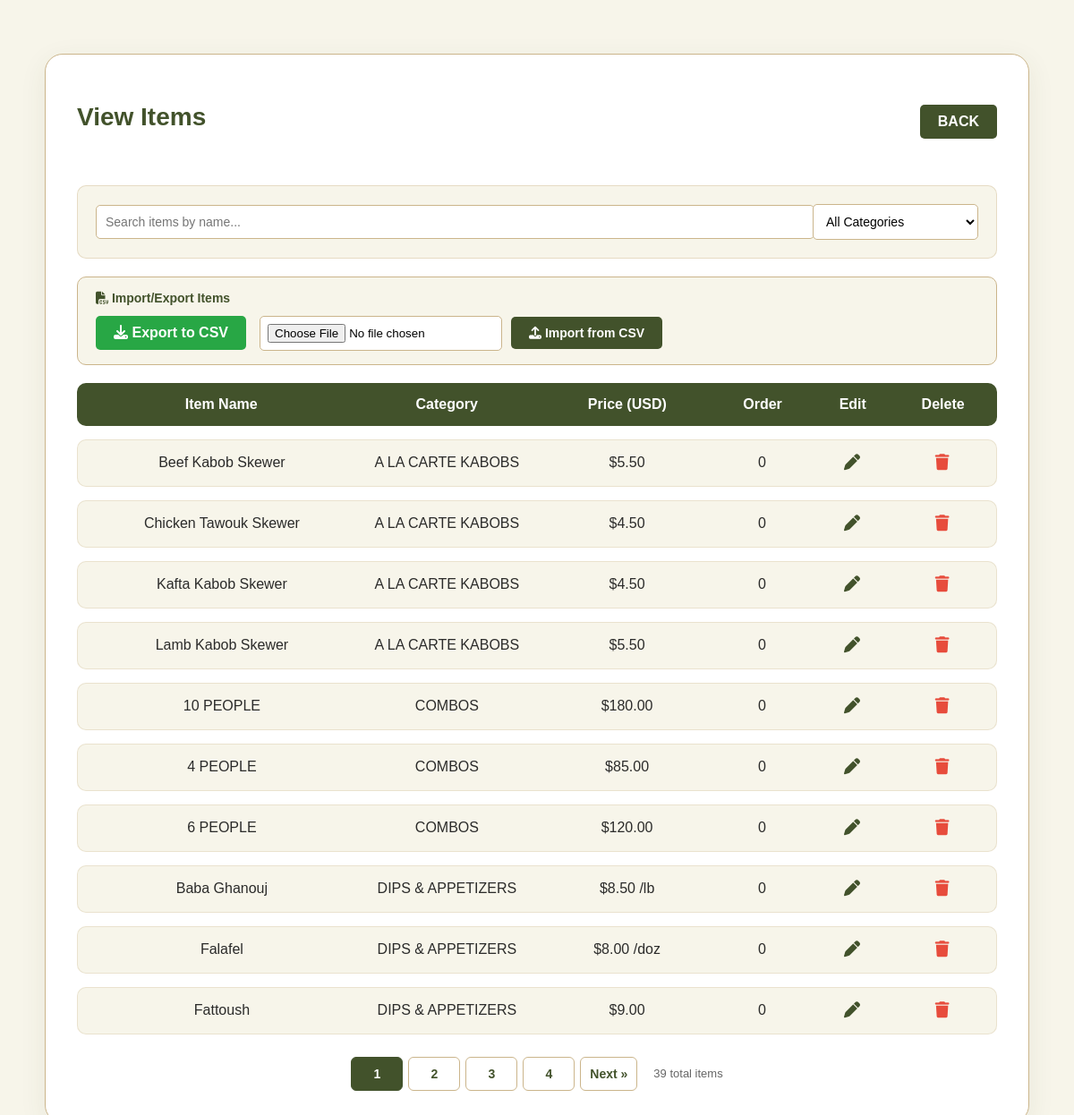
/admin/viewItems (signed in), run on the app's committed database.
### tables this page shows
CREATE TABLE `items` (
  `item_id` int(11) NOT NULL,
  `item_name` text NOT NULL,
  `item_category` text NOT NULL,
  `Ingredients` text NOT NULL,
  `item_pic` text NOT NULL,
  `Order` int(11) NOT NULL DEFAULT 0,
  `item_priceusd` double NOT NULL,
  `price_suffix` varchar(20) DEFAULT ''
);

### admin/viewItems.php (the view, shortened to what this page needs)
<?php
include "../includes/connection.php";
$search = isset($_GET['search']) ? trim($_GET['search']) : '';
$page = isset($_GET['page']) ? max(1, (int)$_GET['page']) : 1;
$perPage = 10;
$where = "";
$params = [];
$types = "";
$countSql = "SELECT COUNT(*) AS total FROM items WHERE 1=1" . $where;
$countStmt = $conn->prepare($countSql);
$countStmt->execute();
$countResult = $countStmt->get_result();
$totalItems = (int)$countResult->fetch_assoc()['total'];
$totalPages = max(1, (int)ceil($totalItems / $perPage));
$offset = ($page - 1) * $perPage;
$sql = "SELECT * FROM items WHERE 1=1" . $where . " ORDER BY `Order` ASC, item_category, item_name LIMIT ? OFFSET ?";
$params[] = $perPage;
$params[] = $offset;
$types .= "ii";
$stmt = $conn->prepare($sql);
if (!empty($params)) {
    $stmt->bind_param($types, ...$params);
}
$stmt->execute();
$result = $stmt->get_result();
$itemRows = [];
while ($row = $result->fetch_assoc()) {
    $itemRows[] = $row;
}
?>
<!DOCTYPE html>
<html lang="en">
<head>
    <link rel="stylesheet" href="../assets/css/view.css?v=1.1" />
    <link rel="stylesheet" href="https://cdnjs.cloudflare.com/ajax/libs/font-awesome/6.5.0/css/all.min.css" />
    <link rel="stylesheet" href="../assets/css/admin-shared.css?v=1.1">
</head>
<body>
    <div class="dashboard-container">
        <div style="display: flex; justify-content: space-between; align-items: center; margin-bottom: 30px;">
            <h1>View Items</h1>
            <a href="dashboard" class="back-btn">BACK</a>
        </div>
        <div class="controls">
            <form method="GET" class="search-box">
                <input type="text" name="search" placeholder="Search items by name..." value="<?php echo htmlspecialchars($search); ?>">
            </form>
            <div class="category-filter">
                <select name="category" onchange="filterByCategory(this.value)">
                    <option value="">All Categories</option>
                </select>
            </div>
        </div>
        <div class="import-export-section">
            <h3><i class="fas fa-file-csv"></i> Import/Export Items</h3>
            <div class="import-export-buttons">
                <a href="exportItems" class="export-btn"><i class="fas fa-download"></i> Export to CSV</a>
                <form action="importItems" method="POST" enctype="multipart/form-data" class="import-form">
                    <input type="file" name="csv_file" id="csv_file" accept=".csv,text/csv" required>
                    <button type="submit" name="import" class="import-btn"><i class="fas fa-upload"></i> Import from CSV</button>
                </form>
            </div>
        </div>
        <?php if (count($itemRows) > 0): ?>
            <div class="item-list">
                <div class="item-row item-header">
                    <span>Item Name</span>
                    <span>Category</span>
                    <span>Price (USD)</span>
                    <span>Order</span>
                    <span>Edit</span>
                    <span>Delete</span>
                </div>
                <?php foreach ($itemRows as $row): ?>
                    <?php
                    $usd_price = $row["item_priceusd"] > 0 ? "$" . number_format($row["item_priceusd"], 2) : "-";
                    if (!empty($row['price_suffix'])) {
                        $usd_price .= " " . $row['price_suffix'];
                    }
                    ?>
                    <div class='item-row' data-usd-price="<?php echo htmlspecialchars($usd_price); ?>">
                        <span><?php echo htmlspecialchars($row["item_name"]); ?></span>
                        <span><?php echo htmlspecialchars($row["item_category"]); ?></span>
                        <span><?php echo $usd_price; ?></span>
                        <span><?php echo (int)$row["Order"]; ?></span>
                        <span><a href='editItem?item=<?php echo urlencode($row["item_name"]); ?>&category=<?php echo urlencode($row["item_category"]); ?>'><i class='fas fa-pen'></i></a></span>
                        <span>
                            <form method='POST' action='deleteItem' style='display:inline;' onsubmit='return confirm("Are you sure?");'>
                                <button type='submit' style='background:none;border:none;padding:0;cursor:pointer;'><i class='fas fa-trash'></i></button>
                            </form>
                        </span>
                    </div>
                <?php endforeach; ?>
            </div>
            <div class="pagination">
                <?php
                $queryParams = [];
                for ($i = 1; $i <= $totalPages; $i++):
                    $queryParams['page'] = $i;
                    $active = $i === $page ? ' class="page-link active"' : ' class="page-link"';
                    echo '<a href="viewItems?' . http_build_query($queryParams) . '"' . $active . '>' . $i . '</a>';
                endfor;
                if ($page < $totalPages):
                    $queryParams['page'] = $page + 1;
                    echo '<a href="viewItems?' . http_build_query($queryParams) . '" class="page-link">Next &raquo;</a>';
                endif;
                ?>
                <span class="page-info"><?php echo $totalItems; ?> total items</span>
            </div>
        <?php else: ?>
            <div class='alert alert-info' style='text-align:center; padding: 20px;'>No items found.</div>
        <?php endif; ?>
    </div>
</body>
</html>

### assets/css/view.css (style rules this page uses)
body { margin: 0; font-family: "Poppins", Arial, sans-serif; background: #F7F5EA; display: flex; justify-content: center; align-items: flex-start; padding-top: 60px; min-height: 100vh; }
.dashboard-container { background: white; padding: 35px; border-radius: 20px; border: 1px solid #CBB58B; box-shadow: 0 8px 30px rgba(66, 82, 43, 0.08); width: 100%; max-width: 1100px; box-sizing: border-box; }
h1 { text-align: center; margin-bottom: 30px; font-size: 28px; color: #42522B; font-weight: 700; }
.item-list { display: flex; flex-direction: column; gap: 15px; }
.item-row { display: grid; grid-template-columns: 1.5fr 1fr 1fr 0.5fr 0.5fr 0.5fr; align-items: center; text-align: center; padding: 15px 10px; border-radius: 10px; background-color: #F7F5EA; border: 1px solid rgba(203, 181, 139, 0.3); font-weight: 500; color: #2B2B2A; }
.item-header { font-weight: 700; background-color: #42522B; color: white; border: none; }
button { padding: 8px 12px; font-size: 14px; border: none; border-radius: 8px; cursor: pointer; font-weight: bold; }
.item-row a, .cat-row a { color: #42522B; font-size: 18px; transition: color 0.2s ease; }
.item-row button, .cat-row button { color: #e74c3c; font-size: 18px; transition: color 0.2s ease; }

### assets/css/admin-shared.css (style rules this page uses)
.controls { margin: 20px 0; padding: 20px; background: #F7F5EA; border: 1px solid rgba(203, 181, 139, 0.4); border-radius: 10px; display: flex; gap: 20px; align-items: center; flex-wrap: wrap; }
.search-box { flex: 1; min-width: 200px; }
.search-box input { width: 100%; padding: 10px; border: 1px solid #CBB58B; border-radius: 5px; font-size: 14px; background: white; }
.back-btn { background: #42522B; color: white; padding: 10px 20px; border: none; border-radius: 5px; cursor: pointer; text-decoration: none; font-weight: 600; transition: all 0.3s ease; }
.category-filter select { padding: 10px; border: 1px solid #CBB58B; border-radius: 5px; font-size: 14px; min-width: 150px; background: white; }
.import-export-section { background: #F7F5EA; padding: 15px 20px; border-radius: 10px; margin-bottom: 20px; border: 1px solid #CBB58B; }
.import-export-section h3 { margin: 0 0 12px 0; font-size: 14px; color: #42522B; font-weight: 700; }
.import-export-buttons { display: flex; gap: 15px; flex-wrap: wrap; align-items: center; }
.export-btn { background: #28a745; color: white; padding: 10px 20px; border: none; border-radius: 5px; cursor: pointer; text-decoration: none; font-weight: 600; display: inline-block; transition: all 0.3s ease; }
.import-form { display: flex; gap: 10px; align-items: center; flex-wrap: wrap; }
.import-form input[type="file"] { padding: 8px; border: 1px solid #CBB58B; border-radius: 5px; background: white; }
.import-btn { background: #42522B; color: white; padding: 10px 20px; border: none; border-radius: 5px; cursor: pointer; font-weight: 600; transition: all 0.3s ease; }
.pagination { display: flex; gap: 6px; align-items: center; justify-content: center; margin-top: 25px; flex-wrap: wrap; }
.page-link { display: inline-flex; align-items: center; justify-content: center; min-width: 36px; height: 36px; padding: 0 10px; background: white; border: 1px solid #CBB58B; border-radius: 6px; color: #42522B; text-decoration: none; font-size: 14px; font-weight: 600; transition: all 0.2s ease; }
.page-link.active { background: #42522B; color: white; border-color: #42522B; cursor: default; }
.page-info { margin-left: 12px; font-size: 13px; color: #666; }

### data on the page
items: item_name "Beef Kabob Skewer", item_category "A LA CARTE KABOBS", item_priceusd "$5.50", Order "0"
items: item_name "Chicken Tawouk Skewer", item_category "A LA CARTE KABOBS", item_priceusd "$4.50", Order "0"
items: item_name "Kafta Kabob Skewer", item_category "A LA CARTE KABOBS", item_priceusd "$4.50", Order "0"
items: item_name "Lamb Kabob Skewer", item_category "A LA CARTE KABOBS", item_priceusd "$5.50", Order "0"
items: item_name "10 PEOPLE", item_category "COMBOS", item_priceusd "$180.00", Order "0"
items: item_name "4 PEOPLE", item_category "COMBOS", item_priceusd "$85.00", Order "0"
items: item_name "6 PEOPLE", item_category "COMBOS", item_priceusd "$120.00", Order "0"
items: item_name "Baba Ghanouj", item_category "DIPS & APPETIZERS", usd_price "$8.50 /lb", Order "0"
items: item_name "Falafel", item_category "DIPS & APPETIZERS", usd_price "$8.00 /doz", Order "0"
items: item_name "Fattoush", item_category "DIPS & APPETIZERS", item_priceusd "$9.00", Order "0"

### other printed values
$totalItems "39"
